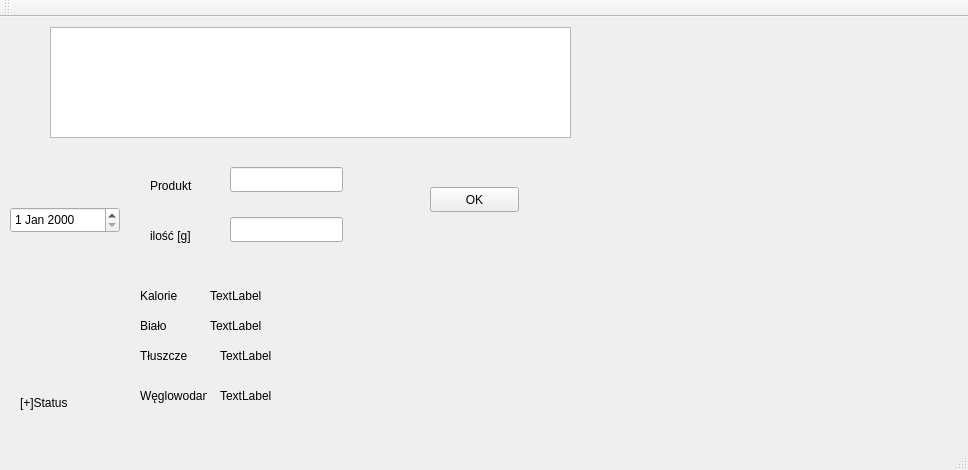
<?xml version="1.0" encoding="UTF-8"?>
<ui version="4.0">
 <class>MainWindow</class>
 <widget class="QMainWindow" name="MainWindow">
  <property name="geometry">
   <rect>
    <x>0</x>
    <y>0</y>
    <width>968</width>
    <height>470</height>
   </rect>
  </property>
  <property name="windowTitle">
   <string>MainWindow</string>
  </property>
  <property name="autoFillBackground">
   <bool>false</bool>
  </property>
  <widget class="QWidget" name="centralWidget">
   <widget class="QLabel" name="label">
    <property name="geometry">
     <rect>
      <x>20</x>
      <y>370</y>
      <width>131</width>
      <height>31</height>
     </rect>
    </property>
    <property name="text">
     <string>[+]Status</string>
    </property>
   </widget>
   <widget class="QTableView" name="tableView">
    <property name="geometry">
     <rect>
      <x>50</x>
      <y>10</y>
      <width>521</width>
      <height>111</height>
     </rect>
    </property>
   </widget>
   <widget class="QLineEdit" name="lineEdit">
    <property name="geometry">
     <rect>
      <x>230</x>
      <y>200</y>
      <width>113</width>
      <height>25</height>
     </rect>
    </property>
   </widget>
   <widget class="QDateEdit" name="dateEdit">
    <property name="geometry">
     <rect>
      <x>10</x>
      <y>190</y>
      <width>110</width>
      <height>26</height>
     </rect>
    </property>
   </widget>
   <widget class="QLabel" name="label_2">
    <property name="geometry">
     <rect>
      <x>150</x>
      <y>160</y>
      <width>67</width>
      <height>17</height>
     </rect>
    </property>
    <property name="text">
     <string>Produkt</string>
    </property>
   </widget>
   <widget class="QPushButton" name="pushButton">
    <property name="geometry">
     <rect>
      <x>430</x>
      <y>170</y>
      <width>89</width>
      <height>25</height>
     </rect>
    </property>
    <property name="text">
     <string>OK</string>
    </property>
   </widget>
   <widget class="QLineEdit" name="lineEdit_2">
    <property name="geometry">
     <rect>
      <x>230</x>
      <y>150</y>
      <width>113</width>
      <height>25</height>
     </rect>
    </property>
   </widget>
   <widget class="QLabel" name="label_3">
    <property name="geometry">
     <rect>
      <x>150</x>
      <y>210</y>
      <width>67</width>
      <height>17</height>
     </rect>
    </property>
    <property name="text">
     <string>ilość [g]</string>
    </property>
   </widget>
   <widget class="QLabel" name="label_4">
    <property name="geometry">
     <rect>
      <x>140</x>
      <y>270</y>
      <width>67</width>
      <height>17</height>
     </rect>
    </property>
    <property name="text">
     <string>Kalorie</string>
    </property>
   </widget>
   <widget class="QLabel" name="kcal">
    <property name="geometry">
     <rect>
      <x>210</x>
      <y>270</y>
      <width>67</width>
      <height>17</height>
     </rect>
    </property>
    <property name="text">
     <string>TextLabel</string>
    </property>
   </widget>
   <widget class="QLabel" name="label_6">
    <property name="geometry">
     <rect>
      <x>140</x>
      <y>300</y>
      <width>67</width>
      <height>17</height>
     </rect>
    </property>
    <property name="text">
     <string>Biało</string>
    </property>
   </widget>
   <widget class="QLabel" name="bialo">
    <property name="geometry">
     <rect>
      <x>210</x>
      <y>300</y>
      <width>67</width>
      <height>17</height>
     </rect>
    </property>
    <property name="text">
     <string>TextLabel</string>
    </property>
   </widget>
   <widget class="QLabel" name="label_8">
    <property name="geometry">
     <rect>
      <x>140</x>
      <y>330</y>
      <width>67</width>
      <height>17</height>
     </rect>
    </property>
    <property name="text">
     <string>Tłuszcze</string>
    </property>
   </widget>
   <widget class="QLabel" name="tluszcze">
    <property name="geometry">
     <rect>
      <x>220</x>
      <y>330</y>
      <width>67</width>
      <height>17</height>
     </rect>
    </property>
    <property name="text">
     <string>TextLabel</string>
    </property>
   </widget>
   <widget class="QLabel" name="label_10">
    <property name="geometry">
     <rect>
      <x>140</x>
      <y>370</y>
      <width>67</width>
      <height>17</height>
     </rect>
    </property>
    <property name="text">
     <string>Węglowodane</string>
    </property>
   </widget>
   <widget class="QLabel" name="wegle">
    <property name="geometry">
     <rect>
      <x>220</x>
      <y>370</y>
      <width>67</width>
      <height>17</height>
     </rect>
    </property>
    <property name="text">
     <string>TextLabel</string>
    </property>
   </widget>
  </widget>
  <widget class="QMenuBar" name="menuBar">
   <property name="geometry">
    <rect>
     <x>0</x>
     <y>0</y>
     <width>968</width>
     <height>22</height>
    </rect>
   </property>
  </widget>
  <widget class="QToolBar" name="mainToolBar">
   <attribute name="toolBarArea">
    <enum>TopToolBarArea</enum>
   </attribute>
   <attribute name="toolBarBreak">
    <bool>false</bool>
   </attribute>
  </widget>
  <widget class="QStatusBar" name="statusBar"/>
 </widget>
 <layoutdefault spacing="6" margin="11"/>
 <resources/>
 <connections/>
</ui>
